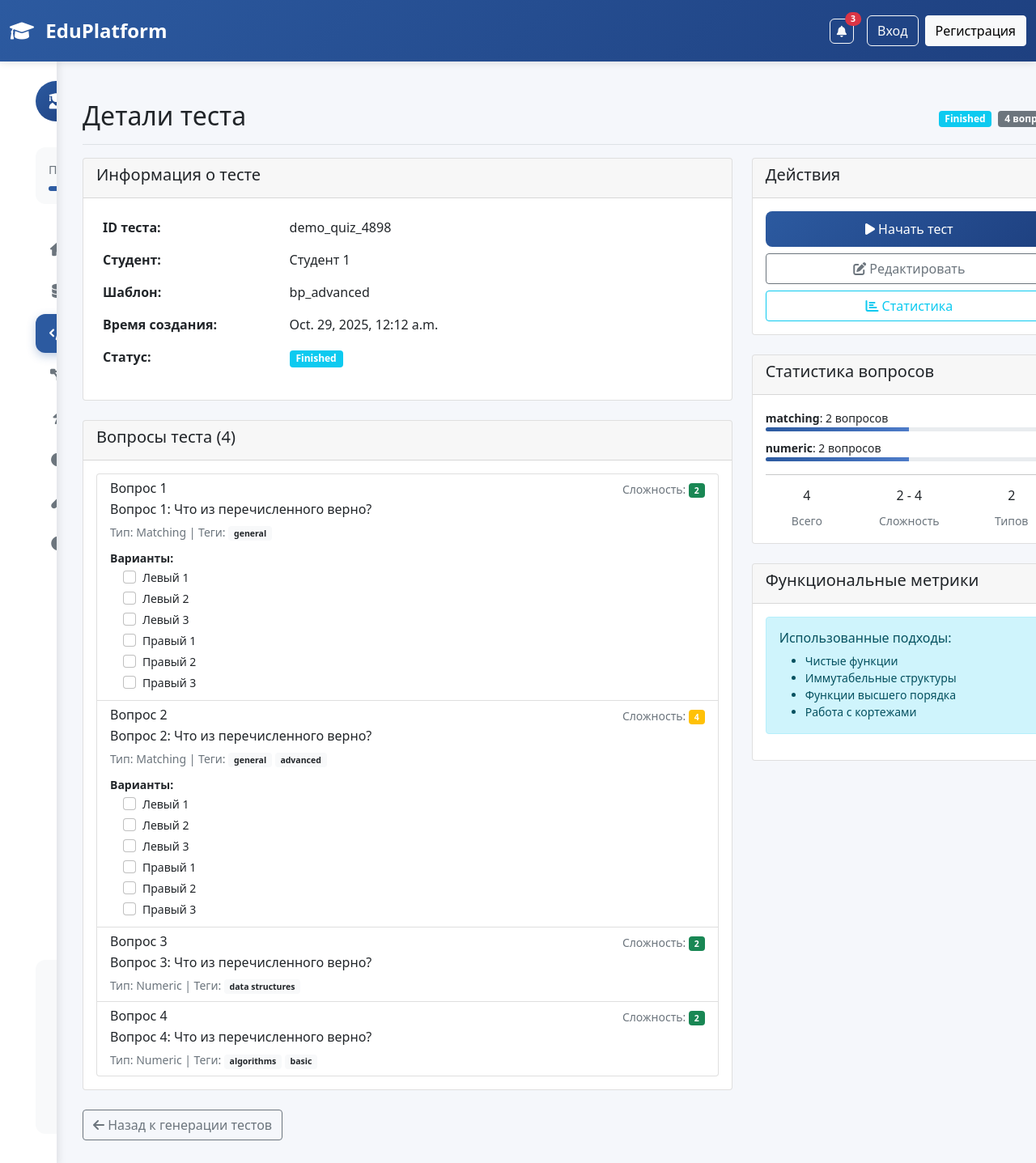
/quiz/demo_quiz_4898/, run on the app's committed database.
### apps/models.py (models this page shows, shortened)
class Quiz(models.Model):
    id = models.CharField(max_length=20, primary_key=True)
    STATUS_CHOICES = [
        ("draft", "Draft"),
        ("started", "Started"),
        ("finished", "Finished"),
        ("graded", "Graded"),
    ]
    user = models.ForeignKey(User, on_delete=models.CASCADE, related_name="quizzes")
    blueprint = models.ForeignKey(QuizBlueprint, on_delete=models.CASCADE, related_name="quizzes")
    items = models.ManyToManyField(Item)
    ts = models.DateTimeField(auto_now_add=True)
    status = models.CharField(max_length=10, choices=STATUS_CHOICES, default="started")

class User(models.Model):
    id = models.CharField(max_length=10, primary_key=True)
    ROLE_CHOICES = [
        ("student", "Student"),
        ("teacher", "Teacher"),
    ]
    name = models.CharField(max_length=100)
    role = models.CharField(max_length=10, choices=ROLE_CHOICES)

class QuizBlueprint(models.Model):
    id = models.CharField(max_length=10, primary_key=True)
    lesson = models.ForeignKey(Lesson, on_delete=models.SET_NULL, null=True, blank=True, related_name="blueprints")
    rules = models.JSONField(default=dict)

class Item(models.Model):
    id = models.CharField(max_length=10, primary_key=True)
    TYPE_CHOICES = [
        ("mcq/single", "MCQ Single"),
        ("mcq/multi", "MCQ Multi"),
        ("short", "Short"),
        ("numeric", "Numeric"),
        ("ordering", "Ordering"),
        ("matching", "Matching"),
    ]
    lesson = models.ForeignKey(Lesson, on_delete=models.CASCADE, null=True, blank=True, related_name="items")
    type = models.CharField(max_length=32, choices=TYPE_CHOICES)
    stem = models.TextField()
    options = models.JSONField(default=list)
    answer = models.JSONField(default=list)
    tags = models.JSONField(default=list)
    difficulty = models.IntegerField()

### apps/views.py (the view)
# urls.py: path('quiz/<str:quiz_id>/', views.quiz_detail, name='quiz_detail'),
def quiz_detail(request, quiz_id):
    quiz = Quiz.objects.get(id=quiz_id)
    items = quiz.items.all()
    context = {
        'quiz': quiz,
        'items': items,
        'menu': 'functional'
    }
    return render(request, 'apps/quiz_detail.html', context)

### apps/templates/apps/quiz_detail.html (shortened to what this page needs)
{% extends 'apps/base.html' %}
{% block content %}
<div class="d-flex justify-content-between flex-wrap flex-md-nowrap align-items-center pt-3 pb-2 mb-3 border-bottom">
    <h1 class="h2">Детали теста</h1>
    <div class="btn-toolbar mb-2 mb-md-0">
        <span class="badge bg-{% if quiz.status == 'started' %}warning{% elif quiz.status == 'finished' %}info{% else %}success{% endif %} me-2">
            {{ quiz.get_status_display }}
        </span>
        <span class="badge bg-secondary">{{ quiz.items.count }} вопросов</span>
    </div>
</div>
<div class="row">
    <div class="col-md-8">
        <div class="card">
            <div class="card-header">
                <h5>Информация о тесте</h5>
            </div>
            <div class="card-body">
                <table class="table table-borderless">
                    <tr>
                        <th width="30%">ID теста:</th>
                        <td>{{ quiz.id }}</td>
                    </tr>
                    <tr>
                        <th>Студент:</th>
                        <td>{{ quiz.user.name }}</td>
                    </tr>
                    <tr>
                        <th>Шаблон:</th>
                        <td>{{ quiz.blueprint.id }}</td>
                    </tr>
                    <tr>
                        <th>Время создания:</th>
                        <td>{{ quiz.ts }}</td>
                    </tr>
                    <tr>
                        <th>Статус:</th>
                        <td>
                            <span class="badge bg-{% if quiz.status == 'started' %}warning{% elif quiz.status == 'finished' %}info{% else %}success{% endif %}">
                                {{ quiz.get_status_display }}
                            </span>
                        </td>
                    </tr>
                </table>
            </div>
        </div>
        <div class="card mt-4">
            <div class="card-header">
                <h5>Вопросы теста ({{ items|length }})</h5>
            </div>
            <div class="card-body">
                <div class="list-group">
                    {% for item in items %}
                    <div class="list-group-item">
                        <div class="d-flex w-100 justify-content-between">
                            <h6 class="mb-1">Вопрос {{ forloop.counter }}</h6>
                            <small class="text-muted">
                                Сложность:
                                <span class="badge bg-{% if item.difficulty <= 2 %}success{% elif item.difficulty <= 4 %}warning{% else %}danger{% endif %}">
                                    {{ item.difficulty }}
                                </span>
                            </small>
                        </div>
                        <p class="mb-1">{{ item.stem }}</p>
                        <small class="text-muted">
                            Тип: {{ item.get_type_display }} |
                            Теги: {% for tag in item.tags %}<span class="badge bg-light text-dark">{{ tag }}</span> {% endfor %}
                        </small>
                        {% if item.options %}
                        <div class="mt-2">
                            <small><strong>Варианты:</strong></small>
                            <div class="ms-3">
                                {% for option in item.options %}
                                <div class="form-check">
                                    <input class="form-check-input" type="{% if item.type == 'mcq/single' %}radio{% else %}checkbox{% endif %}"
                                           name="question{{ item.id }}" id="option{{ item.id }}_{{ forloop.counter0 }}">
                                    <label class="form-check-label small" for="option{{ item.id }}_{{ forloop.counter0 }}">
                                        {{ option }}
                                    </label>
                                </div>
                                {% endfor %}
                            </div>
                        </div>
                        {% endif %}
                    </div>
                    {% endfor %}
                </div>
            </div>
        </div>
    </div>
    <div class="col-md-4">
        <div class="card">
            <div class="card-header">
                <h5>Действия</h5>
            </div>
            <div class="card-body">
                <div class="d-grid gap-2">
                    <button class="btn btn-primary" type="button">
                        <i class="fas fa-play"></i> Начать тест
                    </button>
                    <button class="btn btn-outline-secondary" type="button">
                        <i class="fas fa-edit"></i> Редактировать
                    </button>
                    <button class="btn btn-outline-info" type="button">
                        <i class="fas fa-chart-bar"></i> Статистика
                    </button>
                </div>
            </div>
        </div>
        <div class="card mt-4">
            <div class="card-header">
                <h5>Статистика вопросов</h5>
            </div>
            <div class="card-body">
                {% regroup items by type as type_list %}
                {% for type in type_list %}
                <div class="mb-2">
                    <small><strong>{{ type.grouper }}</strong>: {{ type.list|length }} вопросов</small>
                    <div class="progress" style="height: 5px;">
                        <div class="progress-bar" style="width: {% widthratio type.list|length items.count 100 %}%"></div>
                    </div>
                </div>
                {% endfor %}
                <hr>
                <div class="row text-center">
                    <div class="col-4">
                        <h6>{{ items|length }}</h6>
                        <small class="text-muted">Всего</small>
                    </div>
                    <div class="col-4">
                        <h6>
                            {% with min_diff=items|dictsort:"difficulty"|first %}
                                {{ min_diff.difficulty }}
                            {% endwith %}
                            -
                            {% with max_diff=items|dictsort:"difficulty"|last %}
                                {{ max_diff.difficulty }}
                            {% endwith %}
                        </h6>
                        <small class="text-muted">Сложность</small>
                    </div>
                    <div class="col-4">
                        <h6>{{ type_list|length }}</h6>
                        <small class="text-muted">Типов</small>
                    </div>
                </div>
            </div>
        </div>
        <div class="card mt-4">
            <div class="card-header">
                <h5>Функциональные метрики</h5>
            </div>
            <div class="card-body">
                <div class="alert alert-info small">
                    <h6>Использованные подходы:</h6>
                    <ul class="mb-0">
                        <li>Чистые функции</li>
                        <li>Иммутабельные структуры</li>
                        <li>Функции высшего порядка</li>
                        <li>Работа с кортежами</li>
                    </ul>
                </div>
            </div>
        </div>
    </div>
</div>
<div class="mt-4">
    <a href="{% url 'apps:functional' %}" class="btn btn-outline-secondary">
        <i class="fas fa-arrow-left"></i> Назад к генерации тестов
    </a>
</div>
{% endblock %}

### apps/static/css/base-css.css (style rules this page uses)
:root { --primary: #2c5aa0; --primary-dark: #1e4080; --primary-light: #4d7bc8; --secondary: #6c757d; --success: #198754; --info: #0dcaf0; --warning: #ffc107; --danger: #dc3545; --light: #f8f9fa; --dark: #212529; --sidebar-width: 280px; --sidebar-collapsed: 70px; --header-height: 76px; --border-radius: 12px; --transition: all 0.3s ease; }
* { margin: 0; padding: 0; box-sizing: border-box; }
body { font-family: 'Segoe UI', Tahoma, Geneva, Verdana, sans-serif; background-color: #f5f7fb; color: var(--dark); overflow-x: hidden; height: 100vh; }
.progress { height: 6px; background: #e9ecef; border-radius: 10px; overflow: hidden; }
.progress-bar { background: linear-gradient(90deg, var(--primary), var(--primary-light)); transition: width 0.3s ease; }
.bg-success { background-color: var(--success) !important; }
.bg-light { background-color: var(--light) !important; }
.btn-primary { background: linear-gradient(135deg, var(--primary), var(--primary-dark)); border: none; border-radius: 8px; padding: 10px 20px; font-weight: 500; }

### data on the page
Quiz: status "Finished", items.count "4", id "demo_quiz_4898", user.name "Студент 1", blueprint.id "bp_advanced", ts "Oct. 29, 2025, 12:12 a.m."
Item: difficulty "2", stem "Вопрос 1: Что из перечисленного верно?", type "Matching", tags "general", options "Левый 1" "Левый 2" "Левый 3" "Правый 1" "Правый 2" "Правый 3", grouper "matching"
Item: difficulty "4", stem "Вопрос 2: Что из перечисленного верно?", type "Matching", tags "general" "advanced", options "Левый 1" "Левый 2" "Левый 3" "Правый 1" "Правый 2" "Правый 3"
Item: difficulty "2", stem "Вопрос 3: Что из перечисленного верно?", type "Numeric", tags "data structures", grouper "numeric"
Item: difficulty "2", stem "Вопрос 4: Что из перечисленного верно?", type "Numeric", tags "algorithms" "basic"

### other printed values
{{ items|length }} "4"
{{ type.list|length }} "2" "2"
{{ type_list|length }} "2"
